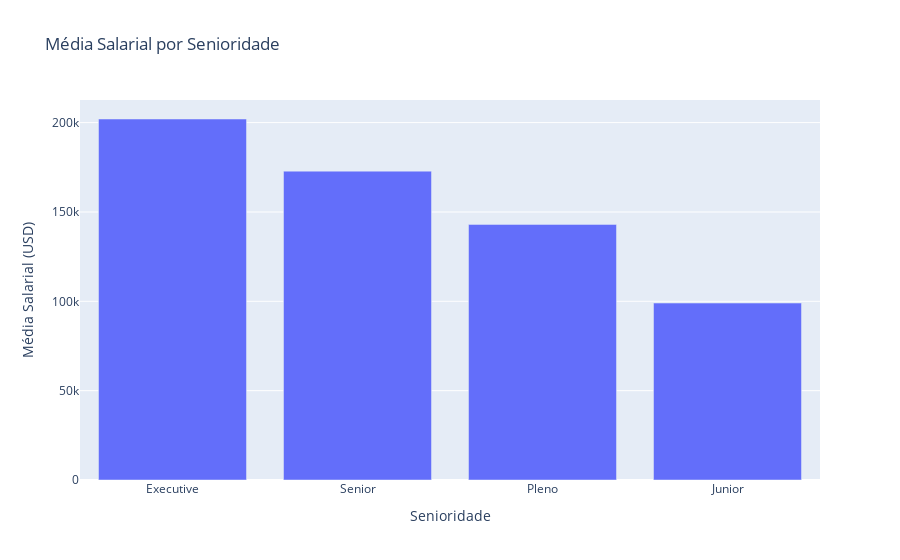

Notebook source saved alongside this figure:
### Code cell
df_agrupado = df_limpo.groupby('senioridade')['dolar'].mean().sort_values(ascending=False).reset_index()
fig = px.bar(df_agrupado, x='senioridade', y='dolar',
             title='Média Salarial por Senioridade',
             labels={'dolar': 'Média Salarial (USD)', 'senioridade': 'Senioridade'})
fig.show()

### Figure 1 — Plotly figure (JSON) as saved in the notebook; plotly's stock layout.template omitted (floating-point values rounded to 4 significant figures)
{"data": [{"hovertemplate": "Senioridade=%{x}<br>Média Salarial (USD)=%{y}<extra></extra>", "legendgroup": "", "marker": {"color": "#636efa", "pattern": {"shape": ""}}, "name": "", "orientation": "v", "showlegend": false, "textposition": "auto", "type": "bar", "x": ["Executive", "Senior", "Pleno", "Junior"], "xaxis": "x", "y": [202000.0, 172900.0, 143000.0, 99030.0], "yaxis": "y"}], "layout": {"barmode": "relative", "legend": {"tracegroupgap": 0}, "title": {"text": "Média Salarial por Senioridade"}, "xaxis": {"anchor": "y", "domain": [0, 1], "title": {"text": "Senioridade"}}, "yaxis": {"anchor": "x", "domain": [0, 1], "title": {"text": "Média Salarial (USD)"}}}}
